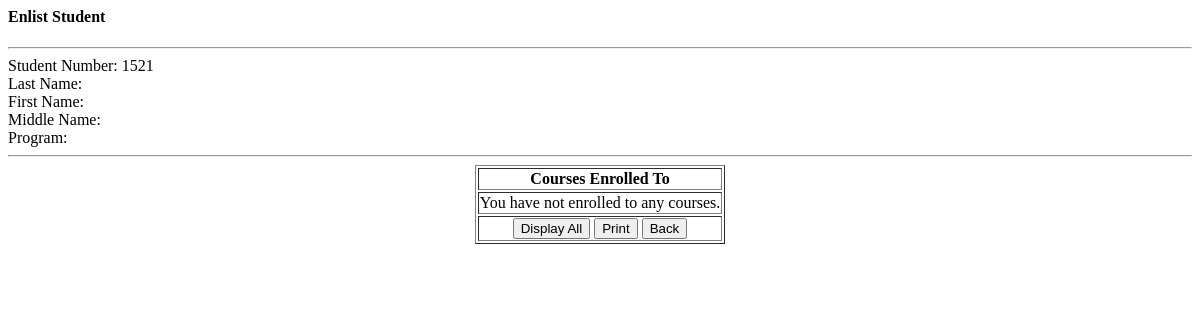
/enrollment/enrollview.php?vid=1521, run on an earlier commit of the app's database.
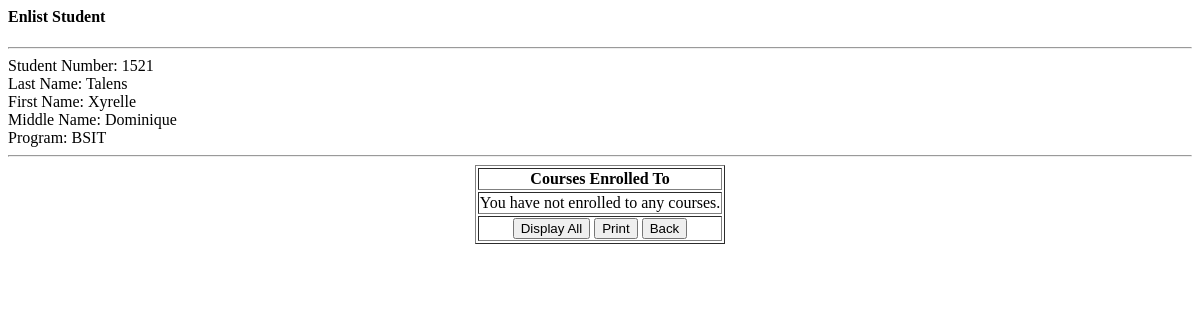
And on a later commit of the database.
### tables this page shows
CREATE TABLE `tblstudent` (
  `fldindex` int(10) NOT NULL,
  `fldstudentnumber` varchar(50) NOT NULL,
  `fldlastname` varchar(50) NOT NULL,
  `fldfirstname` varchar(50) NOT NULL,
  `fldmiddlename` varchar(50) NOT NULL,
  `fldprogramofstudy` varchar(100) NOT NULL
);

### enrollment/enrollview.php (the view, shortened to what this page needs)
<?php
require("../include/conn.php");
$vstudentnumber=$_REQUEST['vid'];
$sql = "SELECT * FROM tblstudent where fldstudentnumber='$vstudentnumber'  order by fldindex";
        $result = $conn->query($sql);
        if($result->num_rows > 0)
        {
            while($row = $result->fetch_assoc())
            {
                $vstudentindex=$row['fldindex'];
                $vlastname=$row['fldlastname'];
                $vfirstname=$row['fldfirstname'];
                $vmiddlename=$row['fldmiddlename'];
                $vprogramofstudy=$row['fldprogramofstudy'];
            }
        }
?>
<html>
    <body>
        <h4>Enlist Student</h4>
        <hr>
        Student Number: <?php echo $vstudentnumber; ?><br>
        Last Name: <?php echo $vlastname; ?><br>
        First Name: <?php echo $vfirstname; ?><br>
        Middle Name: <?php echo $vmiddlename; ?><br>
        Program: <?php echo $vprogramofstudy; ?><br>
        <hr>
     <table border="1" style="width: auto; height: auto;" align=center>
<tr>
<td colspan="5" align=center>
    <b>Courses Enrolled To</b>
</td>
</tr>
<?php
$sql = "SELECT * FROM tbllist where fldstudentindex='$vstudentindex' order by fldindex desc";
        $result = $conn->query($sql);
        if($result->num_rows > 0)
        {
            while($row = $result->fetch_assoc())
            {
                $vcourseindex=$row['fldcourseindex'];
                $sql1 = "SELECT * FROM tblcourse where fldindex='$vcourseindex' order by fldindex desc";
                $result1 = $conn->query($sql1);
                if($result1->num_rows > 0)
                {
                    while($row1 = $result1->fetch_assoc())
                    {
                        $vcoursecode=$row1['fldcoursecode'];
                        $vcourse=$row1['fldcourse'];
                    }
                }
                $vcourseindex=$row['fldcourseindex'];
                ?>
                <tr>
                <td>
                <?php
                echo $vcoursecode;
                ?>
                </td>
                <td>
                <?php
                echo $vcourse;
                ?>
                </td>
                <td>
                    <form action="enrolldrop.php" method="post">
                    <input type="hidden" name="txtstudentnumber" value="<?php echo $vstudentnumber; ?>">
                    <input type="hidden" name="txtcoursecode" value="<?php echo $vcoursecode; ?>">
                    <center>
                    <button type="submit">Drop</button>
                    </center>
                    </form>
                </td>
                </tr>
                <?php
            }
        } else {
                ?>
                <tr>
                    <td colspan="2" align="center">You have not enrolled to any courses.</td>
                </tr>
                <?php
        }
?>
<tr>
<td colspan="5" align=center>
    <button type="button" class="btn btn-warning btn-s" onClick="window.location.href='enroll.php'">Display All</button>
    <button type="reset" class="btn btn-warning btn-s" onClick="window.location.href='../tcpdf6/examples/aaarepenrollview.php?vid=<?php echo $vstudentnumber; ?>'">Print</button>
    <button type="reset" class="btn btn-warning btn-s" onClick="window.location.href='enroll.php'">Back</button>
</td>
</tr>
</table>
    </body>
</html>

What changed in the data, as far as the page shows it:
added tblstudent: fldlastname "Talens", fldfirstname "Xyrelle", fldmiddlename "Dominique", fldprogramofstudy "BSIT"
